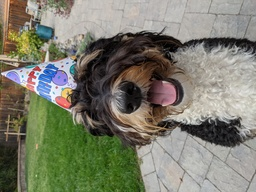
#> input picture ThirdPartyLibs/AVIF/lib/tests/data/dog_exif_extended_xmp_icc.jpg, 256 x 192 px, shrunk from 4032 x 3024 before the run
$ python upscaler_demo.py ../../../../AVIF/lib/tests/data/dog_exif_extended_xmp_icc.jpg out.png
#> lines starting #> are read from the running program, lines starting #| are printed output that depends on the picture
#> in main, orig_raw is the input picture: PIL image 256x192 RGB; mean R, G, B 124.2, 124.7, 108.4
#!/usr/bin/env python3

# Copyright (c) the JPEG XL Project Authors. All rights reserved.
#
# Use of this source code is governed by a BSD-style
# license that can be found in the LICENSE file.

"""Demo for upscaling.

Given an upscaling factor which can be 2, 4 or 8 we demo upscaling an image by
that factor.

usage: upscaler_demo.py [-h] [--upscaling_factor N] input_filename output_filename

Upscaling of an image by a factor of 2, 4 or 8.

positional arguments:
  input_filename        of the PNG image to be upscaled.
  output_filename       where the upscaled image is written as PNG.

optional arguments:
  -h, --help            show this help message and exit
  --upscaling_factor N  where N must be 2, 4 (default) or 8.
"""
from PIL import Image

import argparse
import numpy as np


def convolution(pixels, kernel):
  """
  Returns the convolution of `pixels` with `kernel`.

  Uses padding such that the shape of the returned convoluted array is the
  same as the shape of `pixels`, scaled by the upscaling_factor implied by the
  `kernel`.

  Args:
    pixels: A [heigth, width]- or [height, width, num_channels]-array
    representing an image.

    kernel: A [upscaling_factor, upscaling_factor, kernel_size,
     kernel_size]-array used for the convolution.

  Returns:
    A [upscaling_factor*heigth, upscaling_factor*width]- or
    [upscaling_factor*height, upscaling_factor*width, num_channels]-array representing the
    convoluted upscaled image.
  """
  upscaling_factor, _, kernel_size, _ = kernel.shape
  output_shape = list(pixels.shape)
  output_shape[0] *= upscaling_factor
  output_shape[1] *= upscaling_factor
  shaped_pixels = pixels.reshape(pixels.shape[:2] + (-1,))
  pad_width = kernel_size//2
  padded_pixels = np.pad(
      shaped_pixels, 2*[2*[pad_width]] + [[0, 0]], mode='edge')
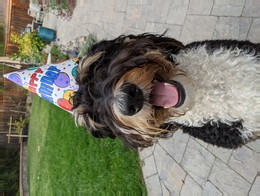
#> padded_pixels: shape (196, 260, 3); mean R, G, B 124.5, 125, 108.7
  x, y, _ = shaped_pixels.shape
  convoluted = np.block([[np.einsum('rc...,RCrc->...RC',
                                    padded_pixels[i - pad_width: i + pad_width + 1,
                                                  j - pad_width: j + pad_width + 1],
                                    kernel)
                          for j in range(pad_width, pad_width + y)]
                         for i in range(pad_width, pad_width + x)])
  return np.moveaxis(convoluted, 0, -1).reshape(output_shape)
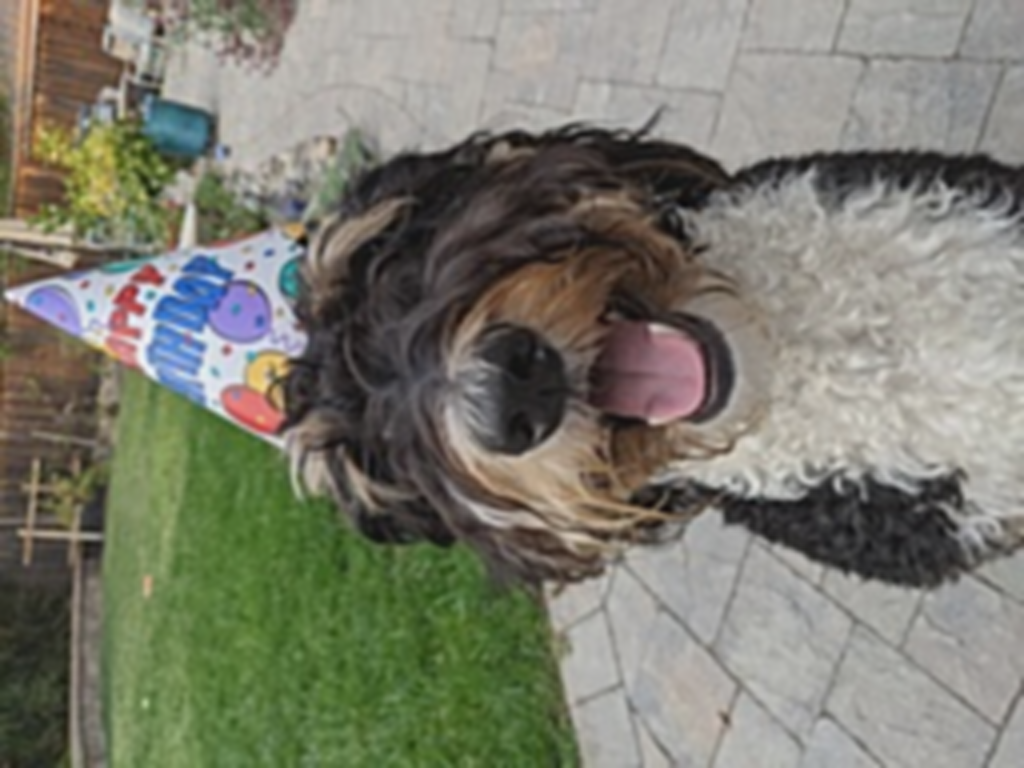
#> returned value: shape (768, 1024, 3) float64; mean of channels 0, 1, 2 124.2, 124.7, 108.4; drawn with min black and max white


def main():
    parser = argparse.ArgumentParser(
        description="Upscaling of an image by a factor of 2, 4 or 8.")
    parser.add_argument(
        "--upscaling_factor",
        type=int,
        help="where N must be  2, 4 (default) or 8.",
        nargs=1,
        default=[4],
        metavar='N')

    parser.add_argument(
        "input_filename",
        type=str,
        help="of the PNG image to be upscaled."
    )
    parser.add_argument(
        "output_filename",
        type=str,
        help="where the upscaled image is written as PNG."
    )

    args = parser.parse_args()
    upscaling_factor = args.upscaling_factor[0]
    kernel_size = 5
    if upscaling_factor not in (2, 4, 8):
        raise ValueError("upscaling_factor must be 2, 4 or 8.")
    kernel = np.array(_get_scaling_kernels()[upscaling_factor])
    assert kernel.shape == (
        upscaling_factor, upscaling_factor, kernel_size, kernel_size)
    orig_raw = Image.open(args.input_filename)
    orig = orig_raw.convert('RGB') if orig_raw.mode == 'P' else orig_raw
    upscaled_float = convolution(np.array(orig), kernel)

    upscaled = Image.fromarray(
        np.rint(np.clip(upscaled_float, 0, 255)).astype(np.uint8), orig.mode)
#> (the rest of the program and of its run is left out)
